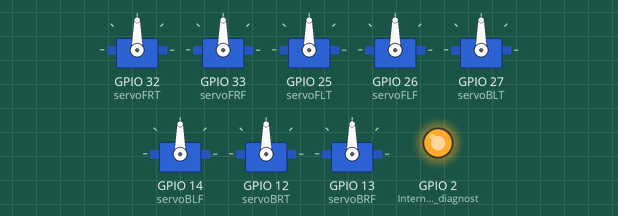
This sketch was run on a simulated ESP32. Parts: 8 × servo, output pins drawn as LEDs (lit = HIGH). Random numbers use the default seed unless the sketch sets one.

Above: at 0.1 s.
At 10.0 s:
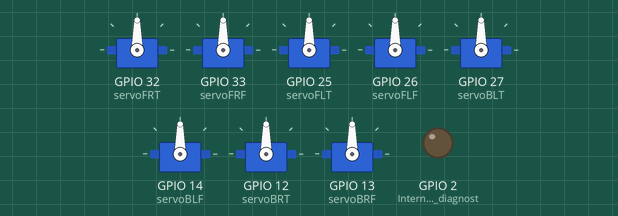
At 13.6 s:
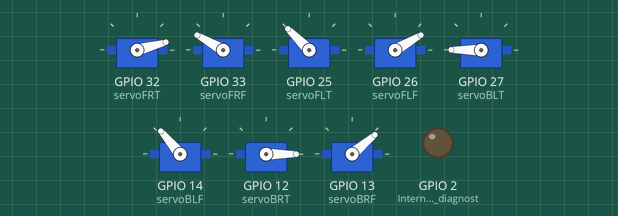
At 17.0 s:
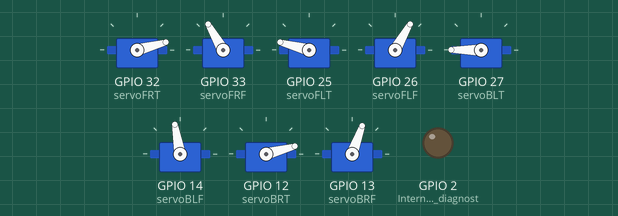
At 25.4 s:
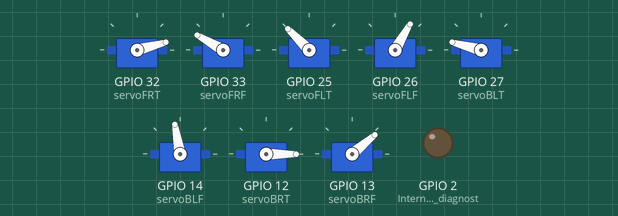
At 33.8 s:
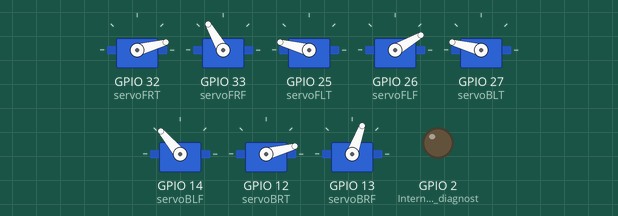
Timing chart, 0 to 40.0 s (numbered marks = the images above):
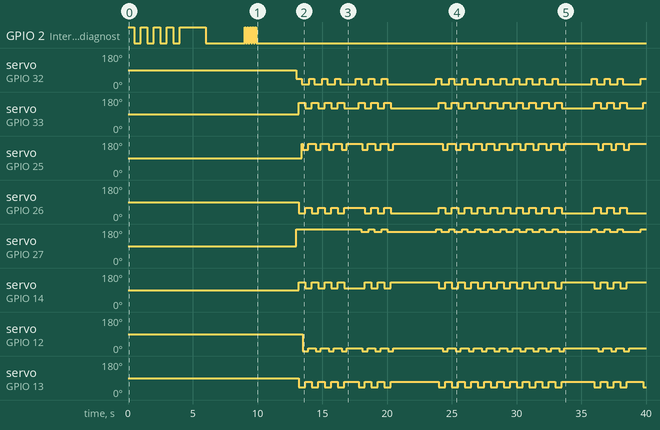

Measured:
- by itself, servo on GPIO 12 (servoBRT): 90° → 0° at 13.5 s, → 15° 0.40 s later, → 0° 0.60 s later, → 15° 0.40 s later, … (40 changes in this stretch)
- by itself, servo on GPIO 32 (servoFRT): 90° → 45° at 13.0 s, → 15° 0.40 s later, → 45° 0.60 s later, → 15° 0.40 s later, … (41 changes in this stretch)
- by itself, servo on GPIO 26 (servoFLF): 90° → 30° at 13.2 s, → 60° 0.50 s later, → 30° 0.50 s later, → 60° 0.50 s later, … (39 changes in this stretch)

The sketch:

Spider_Bot_Lite.ino
```cpp
/*Code adapted from Scott Fitzgerald's servo "Sweep" example, modified by John Bennett to work with ESP32s. (found in the arduino examples menu)
  Code by Thingiverse user Tokyo_Bird's "Arduino controlled 2-joint 8-servo 4-legged Walking Robot" (https://www.thingiverse.com/thing:4905975/files)
  has also been modified to suit this project. Without their work this part of this project would have not been possible.
  At least not within the 72 hr window of a Hackathon.
*/

#include <ESP32Servo.h>
//Define all servo legs, format for servo name is "servo<Front/Back><Left/Right><Tibia/Femur>" - Tibia being lower leg and Femur being upper leg
//So the Front Right Tibia would be called "servoFRT"
// 16 (17?) servo objects can be created on the ESP32
Servo FRT;
Servo FRF;
Servo FLT;
Servo FLF;
Servo BLT;
Servo BLF;
Servo BRT;
Servo BRF;

// Asign each servo to the pin number it is attatched to
int servoFRT = 32;
int servoFRF = 33;
int servoFLT = 25;
int servoFLF = 26;
int servoBLT = 27;
int servoBLF = 14;
int servoBRT = 12;
int servoBRF = 13;

int FRFOffset = 120;
int FRTOffset = 15;
int FLFOffset = 60;
int FLTOffset = 165;
int BLFOffset = 100;
int BLTOffset = 165;
int BRFOffset = 70;
int BRTOffset = 15;

//Misc. variables
int test = 0;          // Flag for whether the self test/servo center routine has been run
bool idleMode = true;  // Flag for if the hand tracker is not being used and the robot is in "idle demo mode"

void setup() {
  // Allow allocation of all timers
  ESP32PWM::allocateTimer(0);
  ESP32PWM::allocateTimer(1);
  ESP32PWM::allocateTimer(2);
  ESP32PWM::allocateTimer(3);
  FRT.setPeriodHertz(50);  // standard 50 hz servo
  FRF.setPeriodHertz(50);
  FLT.setPeriodHertz(50);
  FLF.setPeriodHertz(50);
  BLT.setPeriodHertz(50);
  BLF.setPeriodHertz(50);
  BRT.setPeriodHertz(50);
  BRF.setPeriodHertz(50);

  // attaches the all servos to their respective pins using default min/max of 1000us and 2000us
  // different servos may require different min/max settings for an accurate 0 to 180 sweep
  FRT.attach(servoFRT);
  FRF.attach(servoFRF);
  FLT.attach(servoFLT);
  FLF.attach(servoFLF);
  BLT.attach(servoBLT);
  BLF.attach(servoBLF);
  BRT.attach(servoBRT);
  BRF.attach(servoBRF);

  pinMode(2, OUTPUT);  // Internal LED for diagnostic purposes
}


void loop() {
  if (test == 0) {     // Self test
    centerServos();
    test = 1;
    idle(random(1, 10));
  }

// While in Idle Mode, do a bunch of random actions
  while (idleMode == true) {
    switch (random(1, 12)) {
      case (1):
        idle(random(1, 10));
        break;
      case 2:
        leftTurn(random(1, 11));
        break;
      case 3:
        rightTurn(random(1, 11));
        break;
      case 4:
        wave(random(2, 6));
        break;
      case 5:
        bounce(random(1, 6));
        break;
      case 6:
        stand(random(1, 11));
        break;
      case 7:
        sit(random(1, 11));
        break;
      case 8:
        randomBeep(random(1, 15));
        break;
      default:
        forward(random(1, 11));
        idle(random(1, 10));
        break;
    }
    idle(random(1, 10));
  }
}

// Self test function
void centerServos() {

  // Flash light on ESP32 to warn user that initialization is starting
  for (int i = 4; i > 0; i--) {
    digitalWrite(2, HIGH);
    delay(500);
    digitalWrite(2, LOW);
    delay(500);
  }

  // Final warning and delay
  digitalWrite(2, HIGH);
  delay(2000);
  digitalWrite(2, LOW);
  delay(2000);

  // Center all servos
  FRT.write(90);
  FRF.write(90);
  FLT.write(90);
  FLF.write(90);
  BLT.write(90);
  BLF.write(90);
  BRT.write(90);
  BRF.write(90);
  delay(1000);

  //Flash lights indicating servo centering is done
  for (int i = 5; i > 0; i--) {
    digitalWrite(2, HIGH);
    delay(100);
    digitalWrite(2, LOW);
    delay(100);
  }

  //Short delay after centering
  delay(2000);
}


void idle(unsigned int idleMultiplier) {
  delay(200 * idleMultiplier);
}


int fowardDelay = 200;
void forward(unsigned int step) {
  while (step-- > 0) {
    FRT.write(FRTOffset + 30);
    BLT.write(BLTOffset + 30);
    delay(fowardDelay);
    FRF.write(FRFOffset + 30);
    BRF.write(BRFOffset - 30);
    FLF.write(FLFOffset);
    BLF.write(BLFOffset);
    delay(fowardDelay);
    FRT.write(FRTOffset);
    BLT.write(BLTOffset);
    delay(100);

    FLT.write(FLTOffset - 30);
    BRT.write(BRTOffset - 30);
    delay(fowardDelay);
    FRF.write(FRFOffset);
    BRF.write(BRFOffset);
    FLF.write(FLFOffset - 30);
    BLF.write(BLFOffset + 30);
    delay(fowardDelay);
    FLT.write(FLTOffset);
    BRT.write(BRTOffset);
    delay(100);
  }
}

int rightDelay = 200;
void rightTurn(unsigned int step) {
  while (step-- > 0) {
    FLT.write(FLTOffset - 30);
    BRT.write(BRTOffset - 30);
    delay(rightDelay);
    FRF.write(FRFOffset + 30);
    BRF.write(BRFOffset - 30);
    FLF.write(FLFOffset - 30);
    BLF.write(BLFOffset + 30);
    delay(rightDelay);
    FLT.write(FLTOffset);
    BRT.write(BRTOffset);
    delay(100);

    FRT.write(FRTOffset + 30);
    BLT.write(BLTOffset + 30);
    delay(rightDelay);
    FRF.write(FRFOffset);
    BRF.write(BRFOffset);
    FLF.write(FLFOffset);
    BLF.write(BLFOffset);
    delay(rightDelay);
    FRT.write(FRTOffset);
    BLT.write(BLTOffset);
    delay(100);
  }
}

int leftDelay = 200;
void leftTurn(unsigned int step) {
  while (step-- > 0) {
    FRT.write(FRTOffset + 30);
    BLT.write(BLTOffset + 30);
    delay(leftDelay);
    FRF.write(FRFOffset + 30);
    BRF.write(BRFOffset - 30);
    FLF.write(FLFOffset - 30);
    BLF.write(BLFOffset + 30);
    delay(leftDelay);
    FRT.write(FRTOffset);
    FLT.write(FLTOffset);
    delay(100);

    FLT.write(FLTOffset - 30);
    BRT.write(BRTOffset - 30);
    delay(leftDelay);
    FRF.write(FRFOffset);
    BRF.write(BRFOffset);
    FLF.write(FLFOffset);
    BLF.write(BLFOffset);
    delay(leftDelay);
    FLT.write(FLTOffset);
    BRT.write(BRTOffset);
    delay(100);
  }
}
int waveDelay = 300;
void wave(unsigned int step) {
  stand(0);
  BRT.write(BRTOffset - 30);

  while (step-- > 0) {
    FLT.write(30);
    FLF.write(FLFOffset + 60);
    delay(waveDelay);
    FLF.write(FLFOffset - 60);
    delay(waveDelay);
  }
}

int bounceDelay = 300;
void bounce(unsigned int step) {
  while (step-- > 0) {
    sit(0);
    delay(bounceDelay);
    stand(0);
    delay(bounceDelay);
  }
}

void sit(unsigned int wait) {
  FRF.write(FRFOffset + 15);
  FRT.write(FRTOffset + 50);
  FLF.write(FLFOffset - 15);
  FLT.write(FLTOffset - 55);
  BLF.write(BLFOffset + 35);
  BLT.write(BLTOffset - 85);
  BRF.write(BRFOffset - 25);
  BRT.write(BRTOffset + 95);
  delay(wait * 200);
}

void stand(unsigned int wait) {
  FRF.write(FRFOffset);
  FRT.write(FRTOffset);
  FLF.write(FLFOffset);
  FLT.write(FLTOffset);
  BLF.write(BLFOffset);
  BLT.write(BLTOffset);
  BRF.write(BRFOffset);
  BRT.write(BRTOffset);
  delay(wait * 200);
}

void randomBeep(unsigned int beeps) {
  tone(23, random(100, 6000), random(50, 300));
}
```
